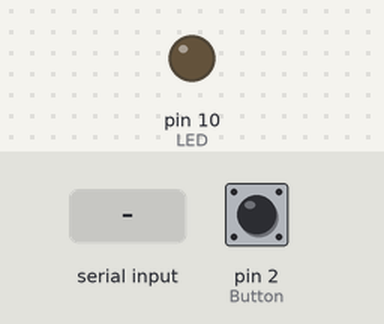
Bench run of a sketch on a simulated Arduino Uno, built with avr-gcc and run on an emulated ATmega328P. Parts: output pins drawn as LEDs (lit = HIGH). The test bench sets the inputs (shaded band); at power-on: pin 2 (Button) HIGH. What the sketch prints to the serial monitor is not drawn.

Above: at 1.2 s.
1.3 s: "3" received over Serial
At 2.3 s:
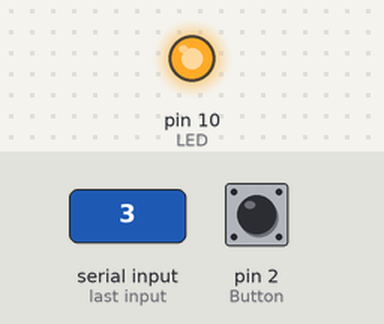
2.8 s: "2" received over Serial
At 3.9 s:
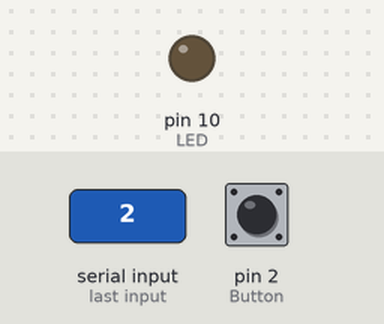
Timing chart, 0 to 5.8 s (numbered marks = the images above; inputs shaded):
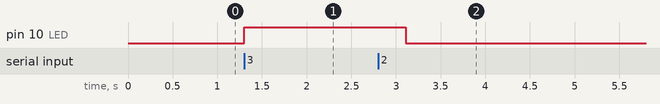

Measured:
- after the input at 1.3 s, pin 10 (LED): LOW → HIGH at once
- after the input at 2.8 s, pin 10 (LED): HIGH → LOW after 0.31 s

The sketch:

ArduinoLED.ino
```cpp
int Button=2;//按鈕接腳，第2為中斷腳
int LED=10;//LED接腳
bool BtnUp=true; //按下為false，按一下只執行一次的限制開關
int BtnState=0;  //一開始為0，按一下+1，只有0-4的結果

void setup() {
  // put your setup code here, to run once:
  pinMode(Button,INPUT); //按鈕為輸入接角
  digitalWrite(Button,BtnUp);
  pinMode(LED,OUTPUT);    //LED為輸出接角
  Serial.begin(9600);    //設定鮑率

  attachInterrupt(0,BtnClick, RISING); //中斷
}

void loop() {
  // put your main code here, to run repeatedly:
  BtnClick();
  Serial.println(BtnState);//按下按鈕，將結果傳給Unity
  UnityRead();
}

//讀取Uituy的結果
void UnityRead(){
  //如果為3代表值全部一樣，LED恆亮。如果為2，代表值2個一樣，LED閃爍。其餘狀態，LED恆暗
    if(Serial.available()){
    char Mode=Serial.read();
    if (Mode=='3'){
         digitalWrite(LED,HIGH);
      }
    else if(Mode=='2'){
         digitalWrite(LED,HIGH);
         delay(300);
         digitalWrite(LED,LOW);
         delay(300);
      }
    else{
         digitalWrite(LED,LOW);
      }
   }
  delay(10);
  }

//按鍵，防彈跳
void BtnClick()
{
    if(digitalRead(Button)!=HIGH && BtnUp==true){
    BtnUp=false;
    BtnAdd();
    }
  else if(digitalRead(Button)==HIGH && BtnUp!=true){
    BtnUp=true;
    }
  }

//按一下就+1，只會有0-4的結果
void BtnAdd(){
  if (BtnState>=4) BtnState=0;
  else BtnState++;
 }
```
